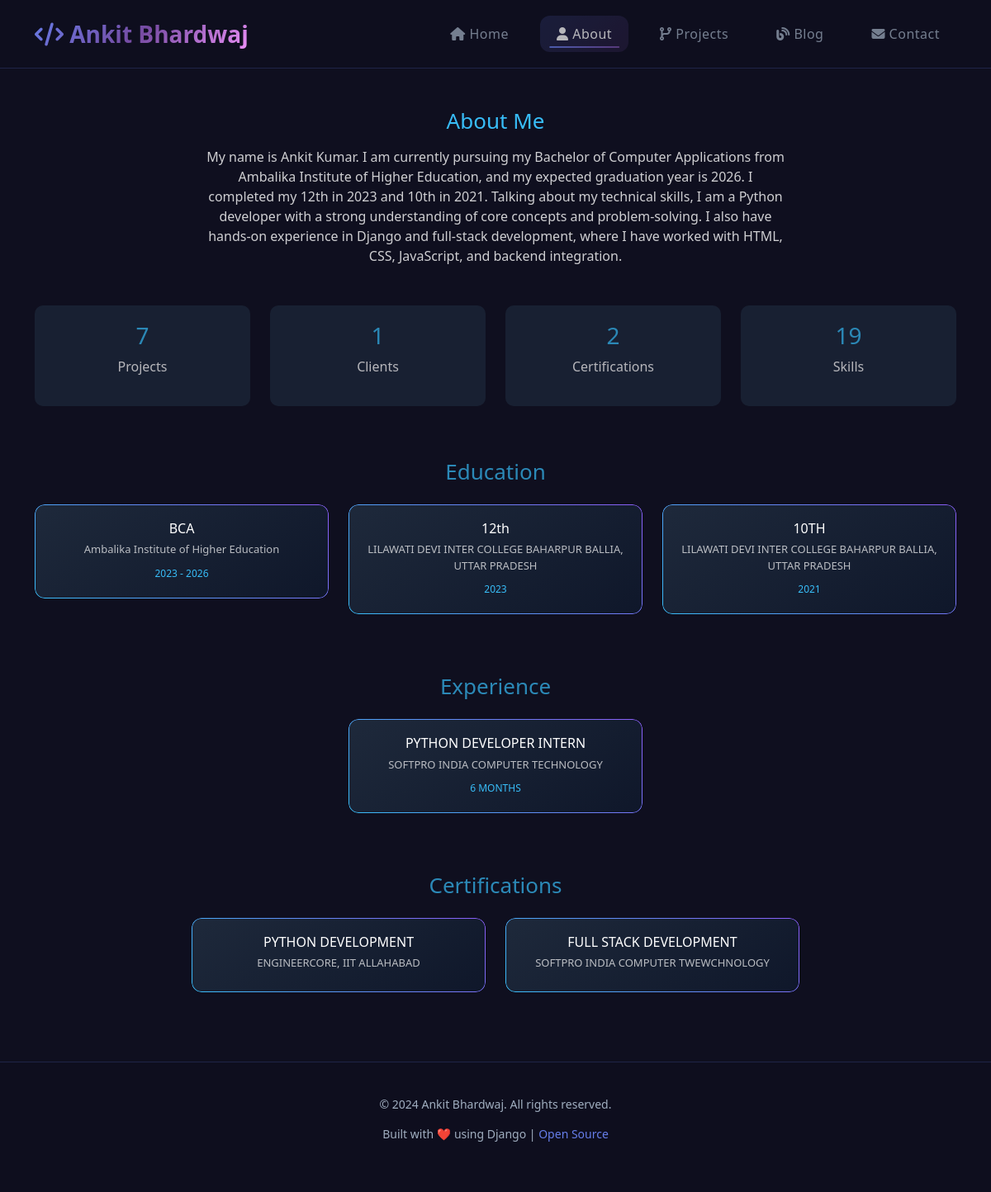
The page /about/ on the database its author committed.
### apps/my_portfolio/models.py (models this page shows, shortened)
class Profile(models.Model):
    name = models.CharField(max_length=100)
    tagline = models.CharField(max_length=200)
    bio = models.TextField()
    image = CloudinaryField('image')
    resume = CloudinaryField(resource_type='raw')

class Education(models.Model):
    degree = models.CharField(max_length=200)
    institute = models.CharField(max_length=200)
    year = models.CharField(max_length=50)

class Experience(models.Model):
    role = models.CharField(max_length=200)
    company = models.CharField(max_length=200)
    duration = models.CharField(max_length=100)

class Certification(models.Model):
    title = models.CharField(max_length=200)
    issuer = models.CharField(max_length=200)

### apps/my_portfolio/views.py (the view)
# urls.py: path('about/', about, name='about'),
def about(request):
    profile = Profile.objects.first()
    skills = Skill.objects.all()
    education = Education.objects.all()
    experience = Experience.objects.all()
    certifications = Certification.objects.all()
    clients = Client.objects.all()
    projects = Project.objects.all()
    return render(request, 'about.html', {
        'profile': profile,
        'skills': skills,
        'education': education,
        'experience': experience,
        'certifications': certifications,
        'clients': clients,
        'projects': projects
    })

### templates/about.html (shortened to what this page needs)
{% extends 'base.html' %}
{% block content %}
<div class="container mt-5">
    <div class="text-center mb-5" data-aos="fade-up">
        <h2 class="section-title">About Me</h2>
        <p class="about-text mt-3">
            {{ profile.bio }}
        </p>
    </div>
    <div class="row text-center mb-5">
        <div class="col-md-3 col-6 mb-3" data-aos="zoom-in">
            <div class="stat-card">
                <h3>{{ projects.count }}</h3>
                <p>Projects</p>
            </div>
        </div>
        <div class="col-md-3 col-6 mb-3" data-aos="zoom-in">
            <div class="stat-card">
                <h3>{{ clients.count }}</h3>
                <p>Clients</p>
            </div>
        </div>
        <div class="col-md-3 col-6 mb-3" data-aos="zoom-in">
            <div class="stat-card">
                <h3>{{ certifications.count }}</h3>
                <p>Certifications</p>
            </div>
        </div>
        <div class="col-md-3 col-6 mb-3" data-aos="zoom-in">
            <div class="stat-card">
                <h3>{{ skills.count }}</h3>
                <p>Skills</p>
            </div>
        </div>
    </div>
    <h3 class="section-title text-center mb-4">Education</h3>
    <div class="row justify-content-center">
        {% for edu in education %}
        <div class="col-md-4 mb-4" data-aos="fade-up">
            <div class="modern-card">
                <h5>{{ edu.degree }}</h5>
                <p>{{ edu.institute }}</p>
                <span>{{ edu.year }}</span>
            </div>
        </div>
        {% endfor %}
    </div>
    <h3 class="section-title text-center mb-4 mt-5">Experience</h3>
    <div class="row justify-content-center">
        {% for exp in experience %}
        <div class="col-md-4 mb-4" data-aos="fade-up">
            <div class="modern-card">
                <h5>{{ exp.role }}</h5>
                <p>{{ exp.company }}</p>
                <span>{{ exp.duration }}</span>
            </div>
        </div>
        {% endfor %}
    </div>
    <h3 class="section-title text-center mb-4 mt-5">Certifications</h3>
    <div class="row justify-content-center">
        {% for cert in certifications %}
        <div class="col-md-4 mb-4" data-aos="fade-up">
            <div class="modern-card">
                <h5>{{ cert.title }}</h5>
                <p>{{ cert.issuer }}</p>
            </div>
        </div>
        {% endfor %}
    </div>
</div>
{% endblock %}

### templates/base.html (shortened to what this page needs)
{% load static %}
<!DOCTYPE html>
<html lang="en">
<head>
    <link href="https://cdn.jsdelivr.net/npm/bootstrap@5.3.0/dist/css/bootstrap.min.css" rel="stylesheet">
    <link href="https://unpkg.com/aos@2.3.4/dist/aos.css" rel="stylesheet">
    <link rel="stylesheet" href="https://cdnjs.cloudflare.com/ajax/libs/font-awesome/6.5.0/css/all.min.css">
    <link rel="stylesheet" href="https://cdn.jsdelivr.net/npm/@splidejs/splide@4/dist/css/splide.min.css">
    <link rel="stylesheet" href="{% static 'css/style.css' %}">
</head>
<body>
<nav class="navbar navbar-expand-lg custom-nav">
    <div class="container">
        <a class="navbar-brand fw-bold" href="/">
            <i class="fas fa-code"></i> {{ profile.name }}
        </a>
        <div class="collapse navbar-collapse" id="navMenu">
            <ul class="navbar-nav ms-auto text-center">
                <li class="nav-item">
                    <a href="/" class="nav-link">
                        <i class="fas fa-home"></i> Home
                    </a>
                </li>
                <li class="nav-item">
                    <a href="/about/" class="nav-link">
                        <i class="fas fa-user"></i> About
                    </a>
                </li>
                <li class="nav-item">
                    <a href="/projects/" class="nav-link">
                        <i class="fas fa-code-branch"></i> Projects
                    </a>
                </li>
                <li class="nav-item">
                    <a href="/blog/" class="nav-link">
                        <i class="fas fa-blog"></i> Blog
                    </a>
                </li>
                <li class="nav-item">
                    <a href="/contact/" class="nav-link">
                        <i class="fas fa-envelope"></i> Contact
                    </a>
                </li>
            </ul>
        </div>
    </div>
</nav>
<main class="main-content">
    {% block content %}{% endblock %}
</main>
<footer class="footer">
    <div class="container">
        <div class="footer-content">
            <div class="footer-text">
                &copy; 2024 {{ profile.name }}. All rights reserved.
            </div>
            <div class="footer-text">
                Built with <span class="heart">❤️</span> using Django |
                <a href="https://github.com" target="_blank">Open Source</a>
            </div>
        </div>
    </div>
</footer>
</body>
</html>

### static/css/style.css (style rules this page uses)
:root { --bg-color: #0f172a; --card-color: #1e293b; --primary: #38bdf8; --text: #ffffff; }
body { overflow-x: hidden; }
body { background-color: var(--bg-color); color: var(--text); font-size: 16px; }
.custom-nav { background-color: #020617; padding: 12px; }
.nav-link { color: white !important; margin-left: 10px; }
.section-title { font-size: 28px; color: var(--primary); }
.text-center { font-size: 16px; opacity: 0.7; }
.modern-card { background: linear-gradient(145deg, #1e293b, #0f172a); padding: 20px; border-radius: 12px; text-align: center; transition: 0.3s; position: relative; overflow: hidden; }
.modern-card h5 { font-size: 16px; margin-bottom: 6px; color: white; }
.modern-card p { font-size: 13px; opacity: 0.7; margin-bottom: 5px; }
.modern-card span { font-size: 12px; color: #38bdf8; }
.modern-card::before { content: ''; position: absolute; inset: 0; border-radius: 12px; padding: 1px; background: linear-gradient(45deg, #38bdf8, #8b5cf6); -webkit-mask: linear-gradient(#000 0 0) content-box, linear-gradient(#000 0 0); -webkit-mask-composite: xor; mask-composite: exclude; }

### templates/base.html (style rules this page uses)
:root { --primary-gradient: linear-gradient(135deg, #667eea 0%, #764ba2 100%); --secondary-gradient: linear-gradient(135deg, #f093fb 0%, #f5576c 100%); --accent-gradient: linear-gradient(135deg, #4facfe 0%, #00f2fe 100%); --dark-bg: #0f0f1f; --card-bg: rgba(255, 255, 255, 0.05); --text-light: #ffffff; --text-gray: #a0aec0; }
body { background: var(--dark-bg); font-family: 'Poppins', 'Segoe UI', Tahoma, Geneva, Verdana, sans-serif; overflow-x: hidden; color: var(--text-light); }
.custom-nav { background: rgba(15, 15, 31, 0.95); backdrop-filter: blur(20px); padding: 15px 0; position: sticky; top: 0; z-index: 1000; transition: all 0.3s ease; border-bottom: 1px solid rgba(102, 126, 234, 0.2); }
.navbar-brand { font-size: 28px; font-weight: 800; background: linear-gradient(135deg, #667eea 0%, #764ba2 50%, #f093fb 100%); -webkit-background-clip: text; -webkit-text-fill-color: transparent; background-clip: text; transition: all 0.3s ease; position: relative; }
.navbar-nav { gap: 8px; }
.nav-link { color: var(--text-gray) !important; font-weight: 500; font-size: 16px; padding: 10px 20px !important; border-radius: 12px; transition: all 0.3s ease; position: relative; letter-spacing: 0.5px; }
.nav-link::before { content: ''; position: absolute; bottom: 5px; left: 50%; transform: translateX(-50%) scaleX(0); width: 80%; height: 2px; background: linear-gradient(135deg, #667eea, #764ba2); transition: transform 0.3s ease; border-radius: 2px; }
.nav-link.active { background: linear-gradient(135deg, rgba(102, 126, 234, 0.2), rgba(118, 75, 162, 0.2)); color: white !important; }
.nav-link.active::before { transform: translateX(-50%) scaleX(1); }
.main-content { min-height: calc(100vh - 200px); animation: fadeIn 0.5s ease-out; }
.footer { background: rgba(15, 15, 31, 0.95); backdrop-filter: blur(20px); padding: 40px 0; margin-top: 60px; border-top: 1px solid rgba(102, 126, 234, 0.2); }
.footer-content { text-align: center; }
.footer-text { color: var(--text-gray); font-size: 14px; margin-bottom: 15px; }
.footer-text a { color: #667eea; text-decoration: none; transition: color 0.3s ease; }
.heart { color: #f5576c; animation: heartbeat 1.5s ease infinite; display: inline-block; }

### templates/about.html (style rules this page uses)
.about-text { max-width: 700px; margin: auto; opacity: 0.8; }
.stat-card { background: var(--card-color); padding: 20px; border-radius: 10px; transition: 0.3s; }
.stat-card h3 { color: var(--primary); }
.section-title { font-size: 26px; }

### rows shown on the page
Profile: name "Ankit Bhardwaj", bio "My name is Ankit Kumar. I am currently pursuing my Bachelor of Computer Applications from Ambalika Institute of Higher Education, and my expected graduation year is 2026. I completed my 12th in 2023 and 10th in 2021. Talking about my technical skills, I am a Python developer with a strong understanding of core concepts and problem-solving. I also have hands-on experience in Django and full-stack development, where I have worked with HTML, CSS, JavaScript, and backend integration."
Education: degree "BCA", institute "Ambalika Institute of Higher Education", year "2023 - 2026"
Education: degree "12th", institute "LILAWATI DEVI INTER COLLEGE BAHARPUR BALLIA, UTTAR PRADESH", year "2023"
Education: degree "10TH", institute "LILAWATI DEVI INTER COLLEGE BAHARPUR BALLIA, UTTAR PRADESH", year "2021"
Experience: role "PYTHON DEVELOPER INTERN", company "SOFTPRO INDIA COMPUTER TECHNOLOGY", duration "6 MONTHS"
Certification: title "PYTHON DEVELOPMENT", issuer "ENGINEERCORE, IIT ALLAHABAD"
Certification: title "FULL STACK DEVELOPMENT", issuer "SOFTPRO INDIA COMPUTER TWEWCHNOLOGY"

### other values the page prints
{{ projects.count }} "7"
{{ clients.count }} "1"
{{ certifications.count }} "2"
{{ skills.count }} "19"
